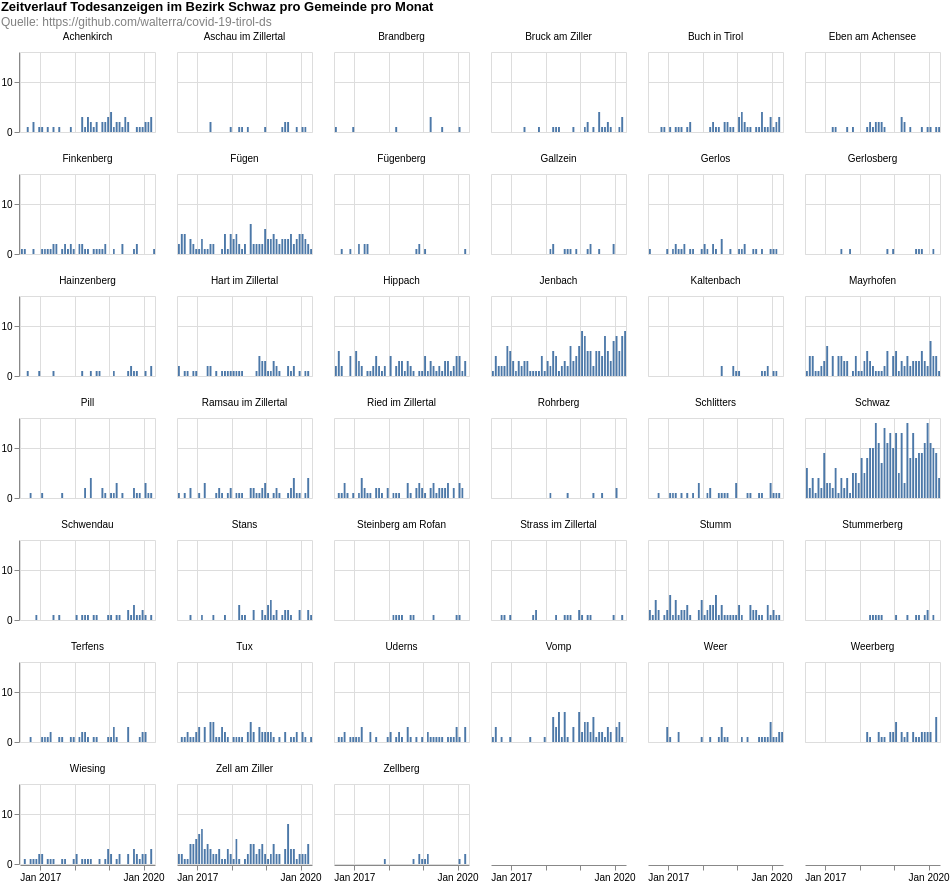

Specify this chart in Vega-Lite:
### Vega-Lite specification from a JSON file in a GitHub repository (floating-point values rounded to 4 significant figures; data arrays with more than 128 entries replaced by an {"elided": "..."} marker saying what was removed)
{"$schema": "https://vega.github.io/schema/vega-lite/v4.8.1.json", "columns": 6, "config": {"view": {"continuousHeight": 300, "continuousWidth": 400}}, "data": {"name": "data-5b15f00234baf039a258e9d0f39206ab"}, "datasets": {"data-5b15f00234baf039a258e9d0f39206ab": {"elided": "1906 records"}}, "facet": {"field": "municipaly", "title": null, "type": "nominal"}, "padding": 0, "spec": {"layer": [{"encoding": {"tooltip": [{"field": "date", "timeUnit": "yearmonth", "type": "temporal"}, {"aggregate": "sum", "field": "count", "type": "quantitative"}], "x": {"field": "date", "timeUnit": "yearmonth", "title": null, "type": "temporal"}, "y": {"aggregate": "sum", "field": "count", "title": null, "type": "quantitative"}}, "height": 80, "mark": "bar", "width": 135}]}, "title": {"color": "black", "subtitle": ["Quelle: https://github.com/walterra/covid-19-tirol-ds"], "subtitleColor": "gray", "text": ["Zeitverlauf Todesanzeigen im Bezirk Schwaz pro Gemeinde pro Monat"]}}
